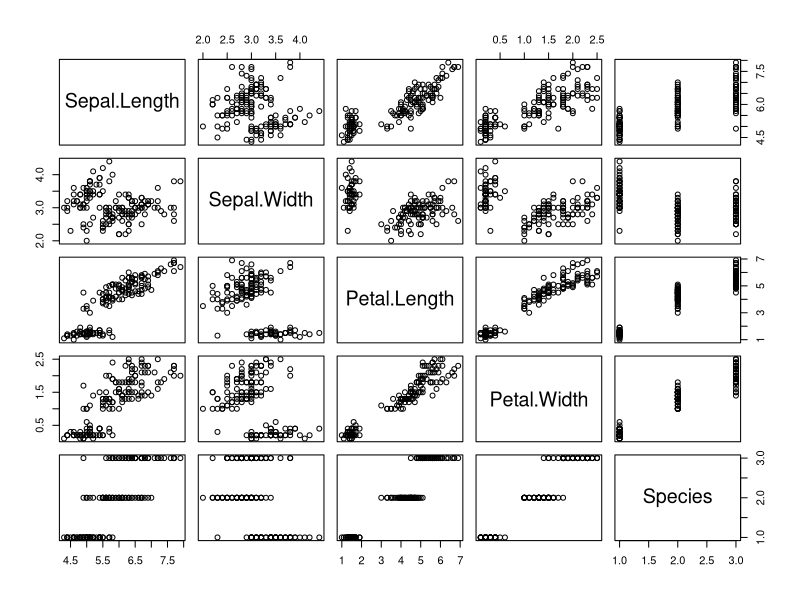
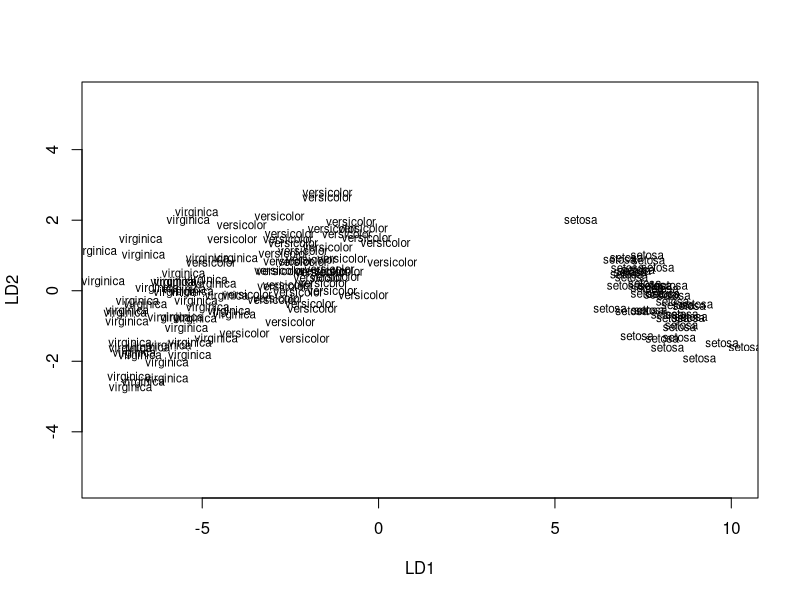

Write the R code that produced these figures, in order. (Note: this script raises an error after producing the figures.)

##CLASIFICACIÓN MULTICLASE CON SET DE DATOS IRIS

##primero cargamos las bibliotecas para usar el set de datos y las funciones

library(ggplot2)
library(lattice)
library(caret)
library(MASS)

data(iris)
summary(iris)
#Compactly display the internal structure of an R object, a diagnostic function and an alternative to summary
str(iris)
pairs(iris)

##luego dividimos la muestra en datos de train y test (90%-10% por ejemplo)
set.seed(123) #acordarse del set.seed para que los datos que genera sean reproducibles
indexes<-createDataPartition(iris$Species,p=0.9,list=F)
train<-iris[indexes,]
test<-iris[-indexes,]

########################## AJUSTAMOS CON EL MODELO LDA ####################################

fit_lda<-lda(Species~., data=train)
plot(fit_lda)

##predecimos las etiquetas para los datos a testear
pred_lda<-predict(fit_lda, test[,-5])
pred_lda
data.frame(original=test$Species,pred=pred_lda$class)

table(pred_lda$class,test$Species)
mean(pred_lda$class==test$Species)
mean(pred_lda$class!=test$Species)

# PARA LA CURVA ROC
roc_lda<-multiclass.roc(test$Species, pred_lda$posterior, plot=TRUE, print.auc=TRUE)



########################## AJUSTAMOS CON EL MODELO QDA ####################################

fit_qda<-qda(Species~., data=train)

##predecimos las etiquetas para los datos a testear
pred_qda<-predict(fit_qda, test[,-5])
data.frame(original=test$Species, pred=pred_qda$class)

table(pred_qda$class,test$Species)
mean(pred_qda$class==test$Species)
mean(pred_qda$class!=test$Species)

# para la curva ROC
roc_qda<-multiclass.roc(test$Species, pred_qda$posterior, plot=TRUE, print.auc=TRUE)


########################## AJUSTAMOS CON EL MODELO KNN ####################################

library(class)

iris.data<-iris

#estandarizo los datos para knn ya que no hace una suposición en cuanto a su distribución

iris.scale<-scale(iris[,1:4])
set.seed(1234)

#dividimos la muestra en datos de train y test (90%-10% por ejemplo)
indexesKNN<-createDataPartition(iris$Species,p=0.9,list=F)
trainKNN<-iris.scale[indexesKNN,]
testKNN<-iris.scale[-indexesKNN,]

#genero los vectores con las etiquetas reales de los datos de train y test
trainKNN_labels<-iris[indexesKNN,5]
testKNN_labels<-iris[-indexesKNN,5]

#construimos el clasificador knn
iris.knn<- knn(train=trainKNN,test=testKNN,cl=trainKNN_labels,k=3)
#generamos la matriz de confusión para comparar resultados
tab<-table(iris.knn,testKNN_labels)
tab
#vemos que tan preciso es el modelo
accuracy<-function(x){sum(diag(x)/(sum(rowSums(x))))*100}
accuracy(tab)

#The below plot shows the classification error for different values of k
error <- c()
for (i in 1:15)
{
  knn.fit <- knn(train=trainKNN,test=testKNN,cl=trainKNN_labels, k = i)
  error[i] = 1- mean(knn.fit == testKNN_labels)
}
ggplot(data = data.frame(error), aes(x = 1:15, y = error)) +
  geom_line(color = "Blue")

# contruyo un clasificador para un dado k, en este caso k=3
#ctrl <- trainControl(method="repeatedcv",repeats = 3, classProbs=TRUE, summaryFunction = multiClassSummary)
trainKNN
knnFit <- train(iris$Species, trainKNN, method = "knn", 
                trControl = trainControl(method='cv',number=10) )

knnPredict <- predict(knnFit, newdata = testKNN , type="prob")

knnROC <- roc(iris$Species, knnPredict, levels = levels(iris$Species))
plot(knnROC, type="S", print.thres= 0.5, print.auc = TRUE)

# para la curva ROC
roc_knn<-multiclass.roc(testKNN_labels, iris.knn, plot=TRUE, print.auc=TRUE)


########################## AJUSTAMOS CON EL MODELO NAIVE BAYES ###################################

#In this we assign the data from column 1-4 (features) to variable x, and the class to variable y
x = iris[,-5]
y = iris$Species

#Creating the model with cross validation =10
modelNB = train(x,y,'nb',trControl=trainControl(method='cv',number=10))

#Show the summary model, just type "model"
modelNB

#use predict for getting prediction value, and result class:
predict(modelNB$finalModel, x)

#The last one, we need to know how many error classified, so we need to compare the result of 
#prediction with the class/iris species.
table(predict(modelNB$finalModel,x)$class, y)

#COMPARO RESULTADOS CON LA OTRA FORMA
nb.fit <- naiveBayes(Species ~. , data = train)
nb.class <- predict(nb.fit , test[,-5])
table(nb.class , test$Species)



##############################################################################################

########################## SUPPORT VECTOR MACHINE ###################################

library(e1071)   
data(iris)

n <- nrow(iris)  # Number of observations
ntrain <- round(n*0.75)  # 75% for training set
set.seed(314)    # Set seed for reproducible results
tindex <- sample(n, ntrain)   # Create a random index
train_iris <- iris[tindex,]   # Create training set
test_iris <- iris[-tindex,]   # Create test set
svm1 <- svm(Species~., data=train_iris, method="C-classification", kernal="radial", gamma=0.1, cost=10)
summary(svm1)
svm1$SV # se visualizan los support vectors

plot(svm1, train_iris, Petal.Width ~ Petal.Length, slice=list(Sepal.Width=3, Sepal.Length=4))
"In other words, when visualising the effect of predictor variables on the response you can specify 
which other predictor variables are to be hold constant (i.e. at a fixed value).
So in the example, we are visualising the effect of the predictor variables Petal.Length and Petal.Width 
on the response while keeping Sepal.Width and Sepal.Length constant at the specified values."

prediction <- predict(svm1, test_iris)
xtab <- table(test_iris$Species, prediction)
xtab
mean(prediction==test_iris$Species)
mean(prediction!=test_iris$Species)

#######################################################################################

#REG.LOGÍSTICA PARA SET "DEFAULT"
attach(Default)
dim(Default)
summary(Default)
head(Default)

library(caret)
trainIndex<-createDataPartition(Default$default,p=0.8,list=FALSE,times=1)

Default_train<-Default[trainIndex,]
Default_test<-Default[-trainIndex,]

glm.fit<-glm(default~., family=binomial, data=Default_train)
glm.probs<-predict(glm.fit,Default_test,type="response")

contrasts(default)

glm.pred<-rep("No",1999)
glm.pred[glm.probs>.5]<-"Yes"

table(glm.pred,Default_test$default)
mean(glm.pred==Default_test$default)
mean(glm.pred!=Default_test$default)
